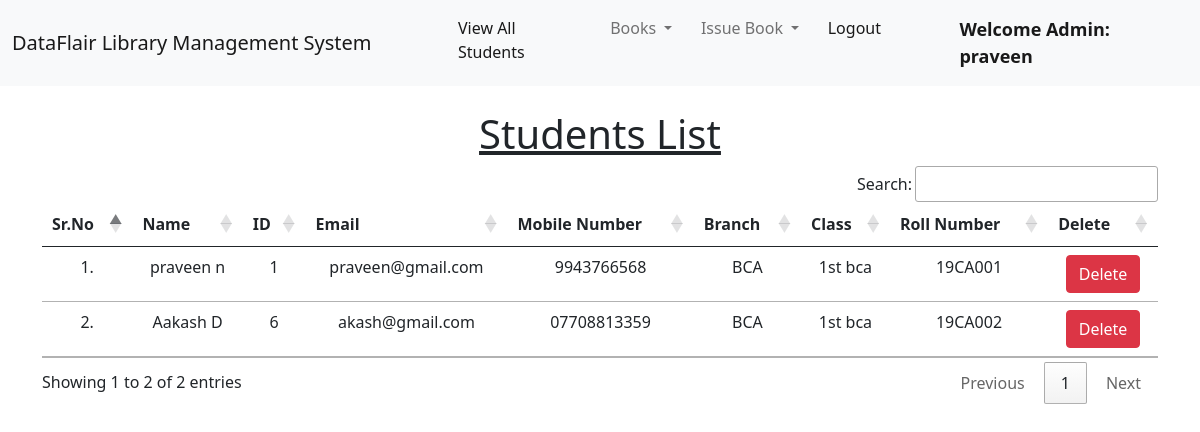
The page /view_students/ (signed in) on the database its author committed.
### library/models.py (models this page shows, shortened)
class Student(models.Model):
    user = models.OneToOneField(User, on_delete=models.CASCADE)
    classroom = models.CharField(max_length=10)
    branch = models.CharField(max_length=10)
    roll_no = models.CharField(max_length=3, blank=True)
    phone = models.CharField(max_length=10, blank=True)
    image = models.ImageField(upload_to="", blank=True)

### library/views.py (the view)
# urls.py: path("view_students/", views.view_students, name="view_students"),
@login_required(login_url = '/admin_login')
def view_students(request):
    students = Student.objects.all()
    return render(request, "view_students.html", {'students':students})

### library/templates/view_students.html (shortened to what this page needs)
{% extends 'admin_navbar.html' %}
{% load static %}
{% block body %}
<div class="container mt-4">
    <h1 class="text-center"><u>Students List</u></h1>
    <table class="table table-hover" id="example">
        <thead>
            <tr class="text-center">
                <th>Sr.No</th>
                <th>Name</th>
                <th>ID</th>
                <th>Email</th>
                <th>Mobile Number</th>
                <th>Branch</th>
                <th>Class</th>
                <th>Roll Number</th>
                <th>Delete</th>
            </tr>
        </thead>
        <tbody>
            {% for student in students %}
            <tr class="text-center">
                <td>{{forloop.counter}}.</td>
                <td>{{student.user.get_full_name}}</td>
                <td>{{student.user.id}}</td>
                <td>{{student.user.email}}</td>
                <td>{{student.phone}}</td>
                <td>{{student.branch}}</td>
                <td>{{student.classroom}}</td>
                <td>{{student.roll_no}}</td>
                <td><a href="/delete_student/{{student.id}}/" class="btn btn-danger" onclick="return confirm('Are you sure you want to delete this student?')">Delete</a></td>
            </tr>
            {% endfor %}
        </tbody>
    </table>
    </div>
{% endblock %}

### library/templates/admin_navbar.html (shortened to what this page needs)
<!doctype html>
<html lang="en">
  <head>
    <link href="https://cdn.jsdelivr.net/npm/bootstrap@5.1.0/dist/css/bootstrap.min.css" rel="stylesheet">
    <link rel="stylesheet" href="https://cdn.datatables.net/1.10.25/css/jquery.dataTables.min.css">
    <link rel="stylesheet" href="https://cdn.datatables.net/buttons/1.7.1/css/buttons.dataTables.min.css">
  </head>
  <body>
    <nav class="navbar navbar-expand-lg navbar-light bg-light">
        <div class="container-fluid">
          <a class="navbar-brand" href="#">DataFlair Library Management System</a>
          <div class="collapse navbar-collapse" id="navbarSupportedContent">
            <ul class="navbar-nav me-auto mb-2 mb-lg-0">
              <li class="nav-item">
                <a class="nav-link active" aria-current="page" href="/view_students/">View All Students</a>
              </li>
              <li class="nav-item dropdown">
                <a class="nav-link dropdown-toggle" href="#" id="navbarDropdown" role="button" data-bs-toggle="dropdown" aria-expanded="false">
                  Books
                </a>
              </li>
              <li class="nav-item dropdown">
                <a class="nav-link dropdown-toggle" href="#" id="navbarDropdown" role="button" data-bs-toggle="dropdown" aria-expanded="false">
                  Issue Book
                </a>
              </li>
              <li class="nav-item">
                <a class="nav-link active" aria-current="page" href="/logout/">Logout</a>
              </li>
              <li class="nav-item">
                <a style="font-weight:600; font-family:'Segoe UI', Tahoma, Geneva, Verdana, sans-serif; font-size: large;" class="nav-link active" href="#">Welcome Admin: {{request.user}}</a>
              </li>
            </ul>
          </div>
        </div>
      </nav>
      {% block body %}
      {% endblock %}
  </body>
</html>

### rows shown on the page
Student: user.get_full_name "praveen n", user.id "1", user.email "praveen@gmail.com", phone "9943766568", branch "BCA", classroom "1st bca", roll_no "19CA001"
Student: user.get_full_name "Aakash D", user.id "6", user.email "akash@gmail.com", phone "07708813359", branch "BCA", classroom "1st bca", roll_no "19CA002"

### other values the page prints
{{ request.user }} "praveen"
